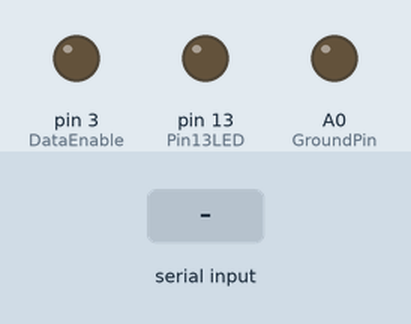
Simulated run of this sketch. Board: Arduino Uno, built with avr-gcc and run on an emulated ATmega328P. On the bench: output pins drawn as LEDs (lit = HIGH). The inputs (shaded band) are chosen by the test bench. What the sketch prints to the serial monitor is not drawn.

Above: at 1.2 s.
1.3 s: "1" received over the second serial link
Timing chart, 0 to 4.3 s (numbered marks = the images above; inputs shaded):
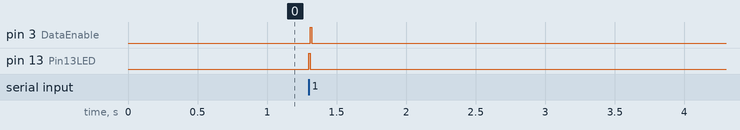

Measured:
- after the input at 1.3 s, pin 3 (DataEnable), pin 13 (Pin13LED): LOW → HIGH at once, → LOW 0.01 s later

The sketch:

ARIOT_SLAVE_SKETCH.ino
```cpp
#include <SoftwareSerial.h>

/*
  - ~~~~~~~~~~~~~~~~~~~~~~~     DecodAR - ARIOT    ~~~~~~~~~~~~~~~~~~~~~~~
  - ~~~~~~~~~~~~~~~~~~~~~~~  ARDUINO SLAVE SKETCH  ~~~~~~~~~~~~~~~~~~~~~~~
  - ReF --> https://arduino-info.wikispaces.com/SoftwareSerialRS485Example
  - ~~~~~~~~~~~~~~~~~~~~~~~~~~~~~~~~~~~~~~~~~~~~~~~~~~~~~~~~~~~~~~~~~~~~~~
  - DI (data in) to pin 11
  - RO (receive out) to pin 10
  - DE (data enable) and RE (receive enable) jumpered together and to pin 3
  - Vcc and Gnd connected
  - ~~~~~~~~~~~~~~~~~~~~~~~~~~~~~~~~~~~~~~~~~~~~~~~~~~~~~~~~~~~~~~~~~~~~~~
  - This unit Pins 10, 11, Gnd
  - To Other unit Pins 11,10, Gnd --> Cross over
  - Pin 4 used for RS485 direction control
  - Pin 13 LED blinks when data is received
  - ~~~~~~~~~~~~~~~~~~~~~~~~~~~~~~~~~~~~~~~~~~~~~~~~~~~~~~~~~~~~~~~~~~~~~~
*/

// IMPORT LIBRARIES


// PIN CONFIGUATION - SERIAL BUS
#define SerialRX 10 // Serial Receive pin
#define SerialTX 11 // Serial Transmit pin
//#define RecieveEnable 4 // RS485 Direction control
#define DataEnable 3 // RS485 Direction control
#define RS485Transmit HIGH
#define RS485Receive LOW
#define Pin13LED 13

// DECLARE OBJECTS
SoftwareSerial RS485Serial(SerialRX, SerialTX); // RX, TX

// DECLARE VARIABLES
int AddressReceived;

// PIN CONFIGURATION - VIBRATION SENSOR
int GroundPin= A0;
int sensePin= A1;

void setup() {
  Serial.begin(9600);

  // SERIAL BUS SETUP
  //pinMode(RecieveEnable, OUTPUT);
  pinMode(Pin13LED, OUTPUT);
  pinMode(DataEnable, OUTPUT);
  //digitalWrite(RecieveEnable, LOW); // Initialize TX_controller
  digitalWrite(DataEnable, LOW);
  RS485Serial.begin(4800); // Start the software serial port & set the data rate

  // SENSOR SETUP
  pinMode(GroundPin, OUTPUT);
  digitalWrite(GroundPin, LOW);
}

void loop() {

  if (RS485Serial.available())
  {
    // READ SERIAL BUS
    AddressReceived = RS485Serial.read();
    Serial.print("Address - ");
    Serial.println(AddressReceived);
    // If the recieved value and device address dosen't match
    // Then continue the loop
    if (AddressReceived != 49){
      return;
    }
    Serial.println("Address Matched");
    // If the recieved value and device address matches
    // Then read the sensor value and transmit it

    // INDICATE ACTIVITY - LED Blink
    digitalWrite(Pin13LED, HIGH);
    delay(10);
    digitalWrite(Pin13LED, LOW);

    // READ SENSOR VALUES
    //int SensorReading = analogRead(sensePin);
    int SensorReading = 4;
    Serial.print("Reading - ");
    Serial.println(SensorReading);

    // TRABSMIT DATA
    //digitalWrite(RecieveEnable, HIGH); // Enable RS485 Transmit
    digitalWrite(DataEnable, HIGH);
    RS485Serial.write(SensorReading); // Send the byte back
    delay(10); // Delay
    //digitalWrite(RecieveEnable, LOW);
    digitalWrite(DataEnable, LOW); // Disable RS485 Transmit
    Serial.println("Data Transmitted");
  }

//int reading= analogRead(sensePin);
//Serial.println(reading);
//delay(100);

}
```
